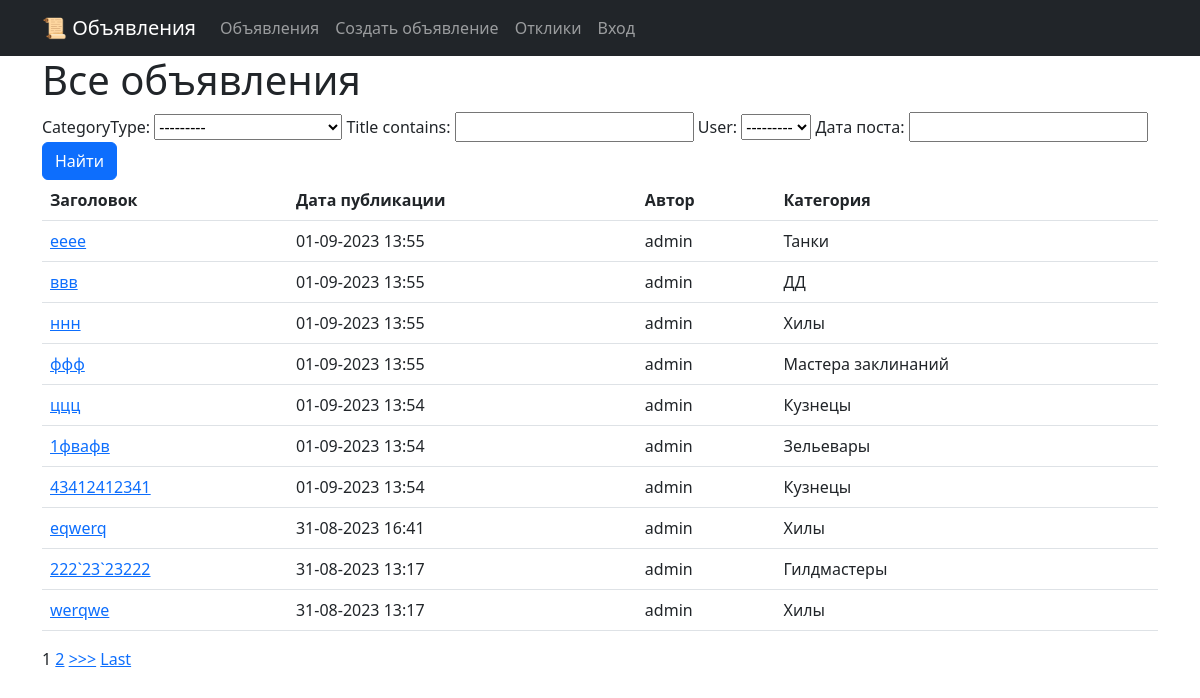
/, run on an earlier commit of the app's database.
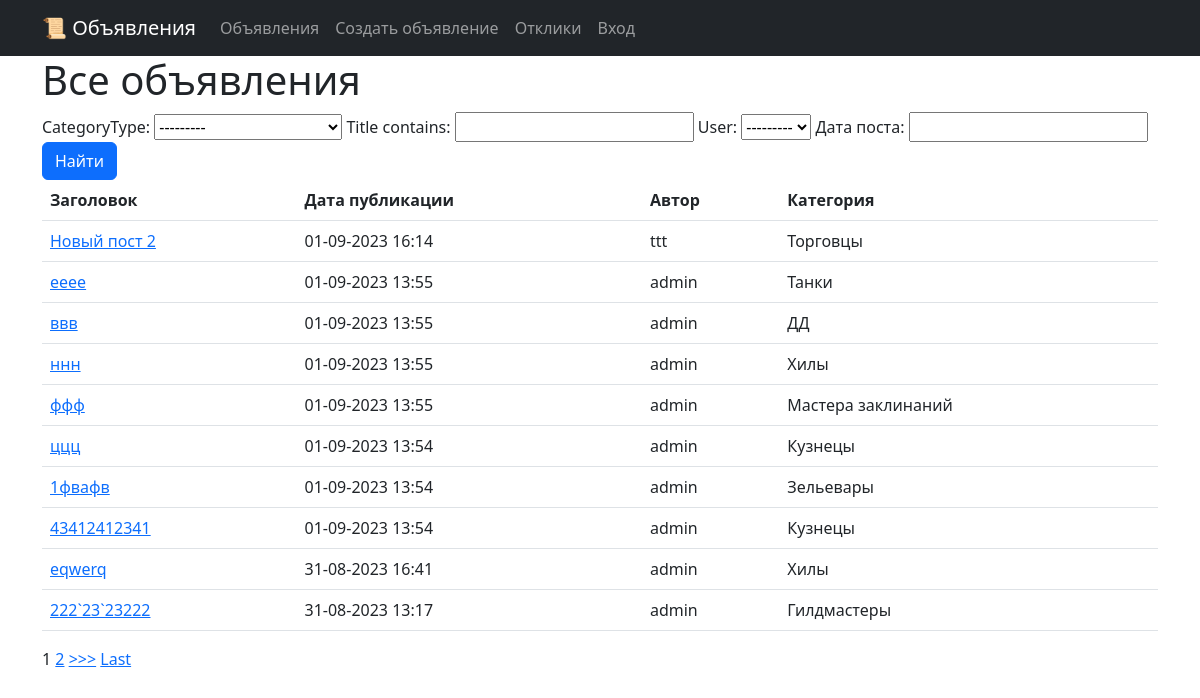
And on a later commit of the database.
### boardapp/models.py (models this page shows, shortened)
class Post(models.Model):
    user = models.ForeignKey(User, on_delete=models.CASCADE, related_name='user_posts')
    title = models.CharField(max_length=128)
    content = models.TextField()
    dateCreation = models.DateTimeField(auto_now_add=True)
    TANK = 'TK'
    HEAL = 'HL'
    DD = 'DD'
    MERCHANT = 'MC'
    GUILDMASTER = 'GM'
    QUESTGIVER = 'QG'
    BLACKSMITH = 'BS'
    LEATHERWORKER = 'LW'
    POTIONSMASTER = 'PM'
    SPELLMASTER = 'SM'
    CATEGORY_CHOICES = (
        (TANK, 'Танки'),
        (HEAL, 'Хилы'),
        (DD, 'ДД'),
        (MERCHANT, 'Торговцы'),
        (GUILDMASTER, 'Гилдмастеры'),
        (QUESTGIVER, 'Квестгиверы'),
        (BLACKSMITH, 'Кузнецы'),
        (LEATHERWORKER, 'Кожевники'),
        (POTIONSMASTER, 'Зельевары'),
        (SPELLMASTER, 'Мастера заклинаний'),
    )
    categoryType = models.CharField(max_length=2, choices=CATEGORY_CHOICES)

### boardapp/views.py (the view)
# urls.py: path('', PostList.as_view(), name='posts_start'),
class PostList(ListView):
    model = Post
    template_name='boardapp/postlist.html'
    context_object_name='posts'
    ordering = ['-dateCreation'] # сортировка с помощью дженерика
    paginate_by = 10
    def get_context_data(self, **kwargs):
        context = super().get_context_data(**kwargs)
        context['filter'] = PostFilter(self.request.GET, queryset=self.get_queryset())
        filtered_posts = context['filter'].qs
        paginator = Paginator(filtered_posts, self.paginate_by)
        page = self.request.GET.get('page')
        try:
            posts = paginator.page(page)
        except PageNotAnInteger:
            posts = paginator.page(1)
        except EmptyPage:
            posts = paginator.page(paginator.num_pages)
        context['posts'] = posts
        return context

### boardapp/templates/boardapp/postlist.html (shortened to what this page needs)
{% extends 'layout/default.html' %}
{% block content %}
    <h1>Все объявления</h1>
    <form method="GET">
        {{ filter.form }}
        <input class="btn btn-primary" type="submit" value="Найти">
    </form>
    {% if posts %}
        <table  class="table table-hover">
            <tr>
                <th scope="col">
                    Заголовок
                </th>
                <th scope="col">
                    Дата публикации
                </th>
                <th scope="col">
                    Автор
                </th>
                <th scope="col">
                    Категория
                </th>
            </tr>
            {% for p in posts %}
            <tr>
                <td>
                    <a href="{% url 'post_detail' p.id %}">
                        {{p.title}}
                    </a>
                </td>
                <td>
                    {{p.dateCreation|date:'d-m-Y H:i'}}
                </td>
                <td>
                    {{p.user.username}}
                </td>
                <td>
                    {{p.get_categoryType_display}}
                </td>
            </tr>
            {% endfor %}
        </table>
        {% include 'boardapp/parts/paginator.html' %}
        {% else %}
        <h3>Нет объявлений</h3>
    {% endif %}
{% endblock content %}

What changed in the data, as far as the page shows it:
no longer on this page (row unchanged): Post: title "werqwe", dateCreation "31-08-2023 13:17", user.username "admin", categoryType "Хилы"
added Post: title "Новый пост 2", dateCreation "01-09-2023 16:14", user.username "ttt", categoryType "Торговцы"
